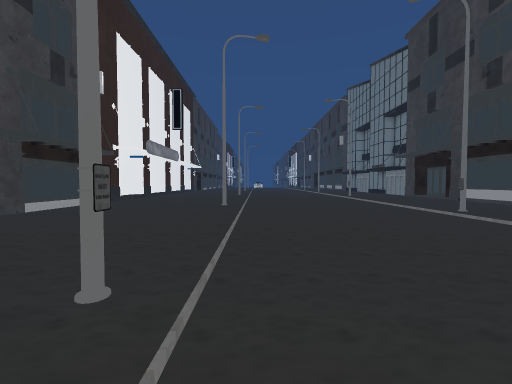
[1] (above)

19 first-person views from a walk through a scene from a Unity 3-D project. The camera is 1.5 m above the floor, tilts 2° down and sees 90° across. The floor is counted in squares, 2 m on a side. Each view is taken from the middle of a square. On the plan, view 1 faces up. The plan holds only what a view shows up to about 9 squares ahead; the rest is blank. The place goes on beyond the plan. Some animated figures are left out.

[2]
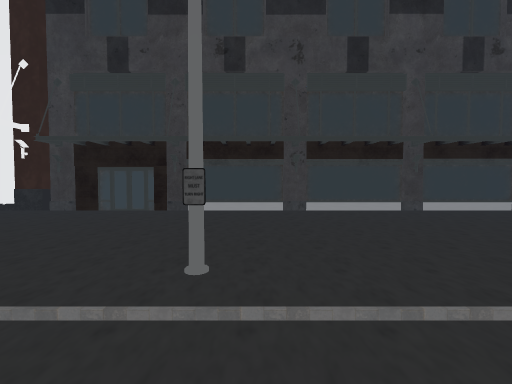

[3]
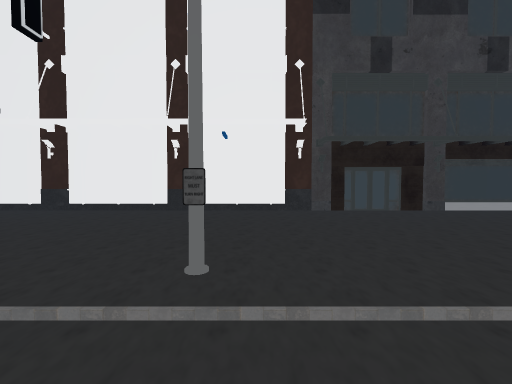

[4]
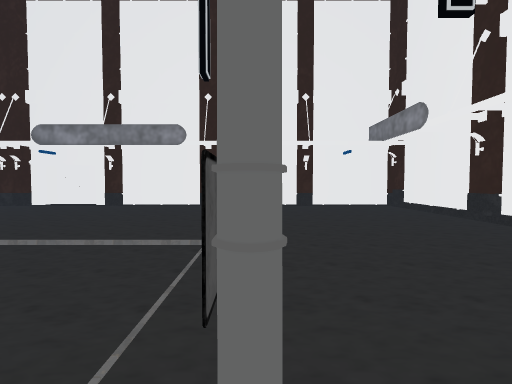

[5]
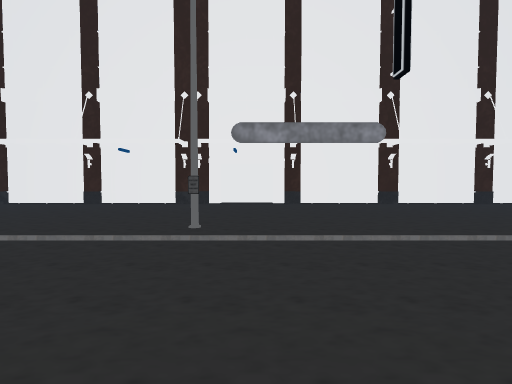

[6]
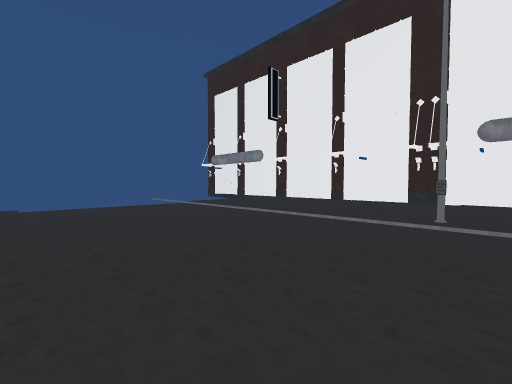

[7]
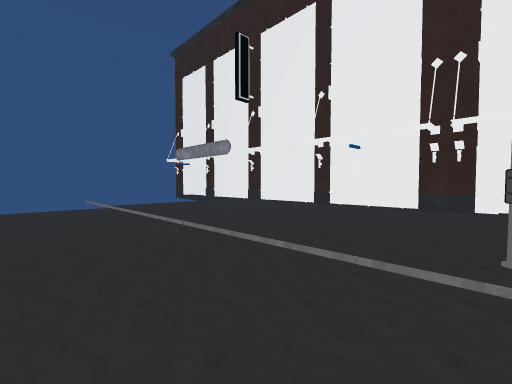

[8]
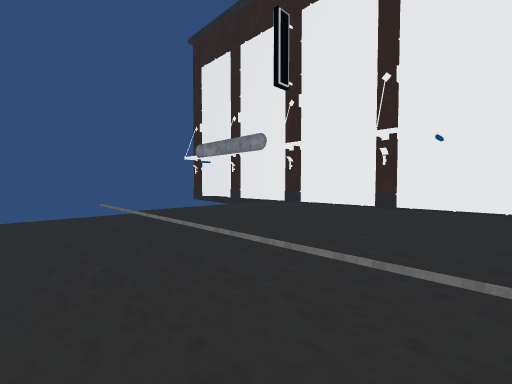

[9]
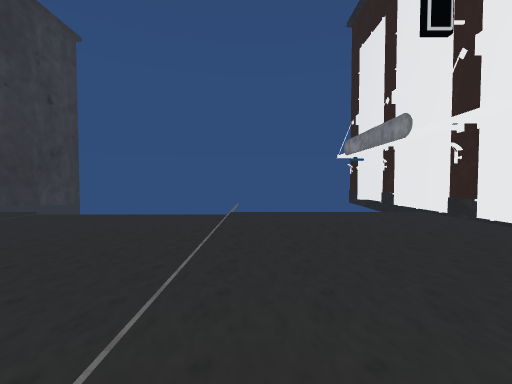

[10]
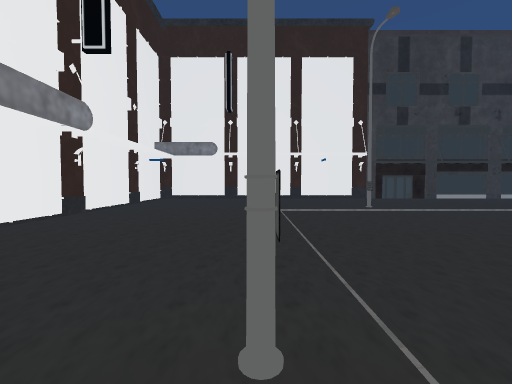

[11]
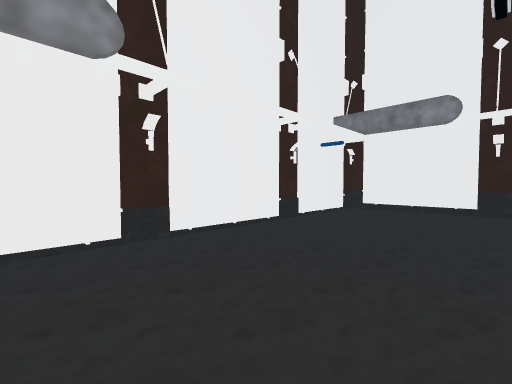

[12]
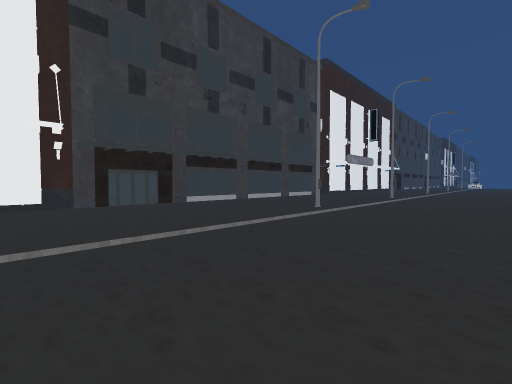

[13]
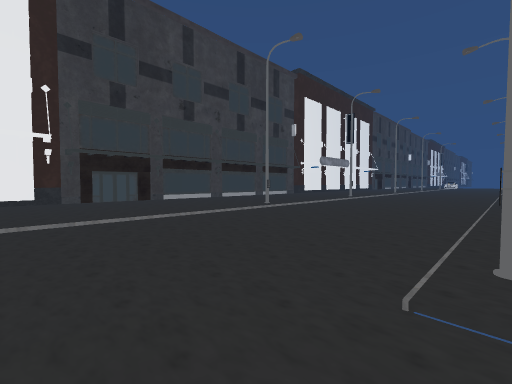

[14]
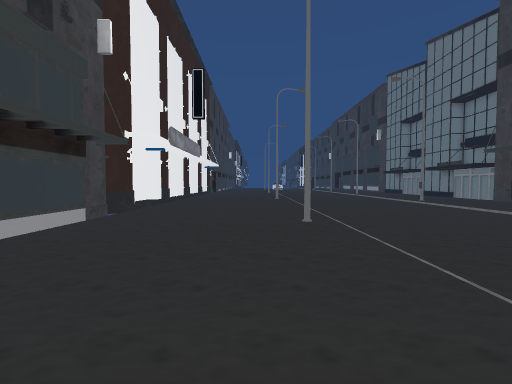

[15]
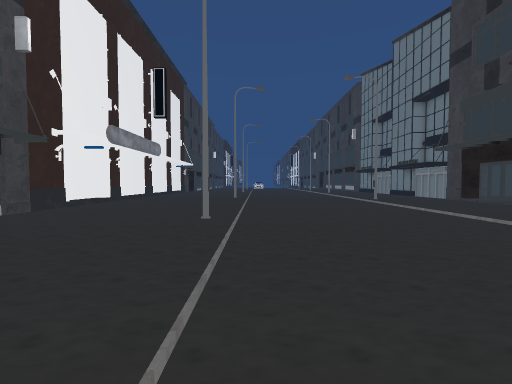

[16]
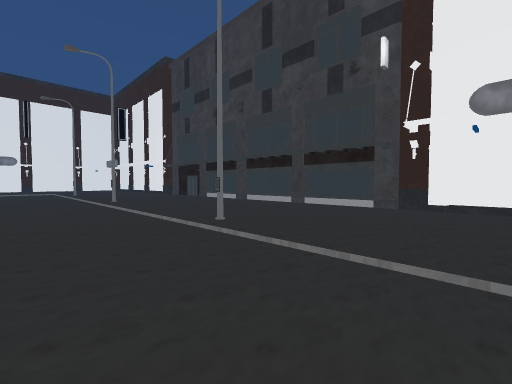

[17]
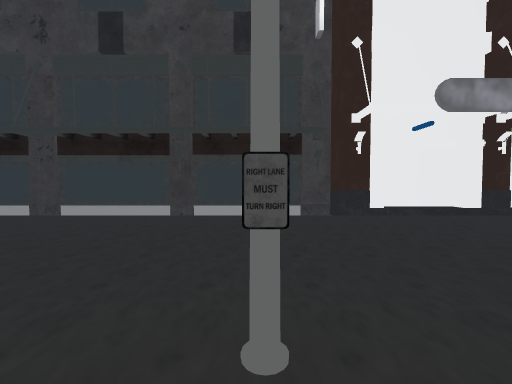

[18]
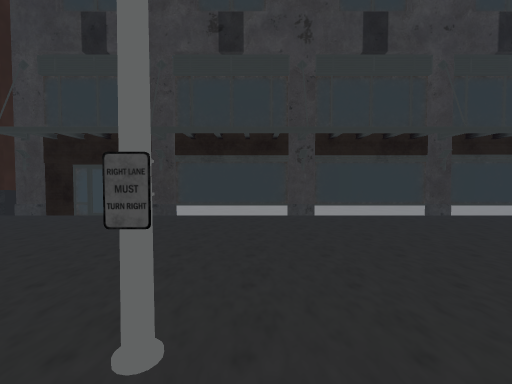

[19]
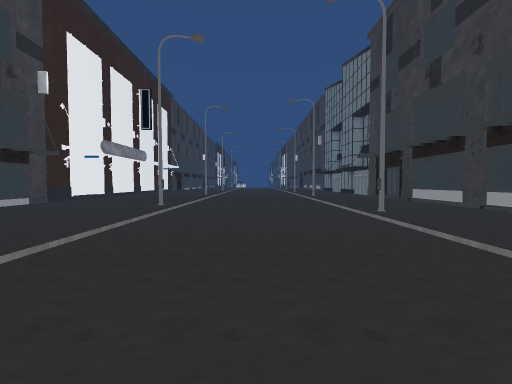

### Floor plan
Key: @ floor where view 1 was taken; # wall or solid block; . floor; / step, stairs or slope; B building.
Columns run from 6 left of view 1 to 17 right of it. Each row starts with its distance up from view 1.
 12 B............./#
 11 B............./
 10 B.............
  9 B............./
  8 B....#......../
  7 B............./
  6 B..........#../
  5 B.............
  4 B............
  3 B...........
  2 B...........
  1 B....#......
  0 B.....@.....
 -1 B...........
 -2 B..........#
 -3 B....................
 -4 B....................
 -5 B....................
 -6 B....#...............
 -7 B....................
 -8 B....................
 -9 B...........#........
-10 B....................
-11 B....................
-12 B....................
-13 B....................
-14 BBBBBBBBBBBBBBBBBBBBBBBB

Positions as (right, up) in squares from view 1, and headings:
1: (0, 0), facing up
2: (1, 2), facing left
3: (1, -5), facing left
4: (-1, -5), facing down
5: (5, -5), facing down
6: (5, -3), facing down-right
7: (6, -6), facing down-right
8: (8, -6), facing down-right
9: (8, -9), facing right
10: (7, -9), facing left
11: (2, -10), facing down-left
12: (3, -5), facing up-left
13: (5, -5), facing up-left
14: (-2, 3), facing up
15: (0, 3), facing up
16: (2, 12), facing down-left
17: (0, 8), facing left
18: (0, 2), facing left
19: (2, 0), facing up
